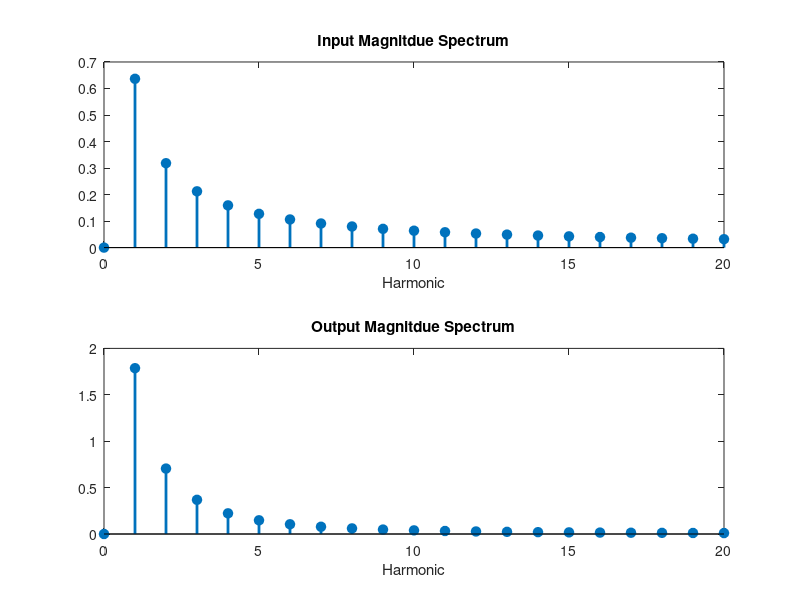

This figure's MATLAB source:
close all;

%% Fourier Series Coefficients [CHANGE ACCORDING TO YOUR v_i(t), v_o(t)]


% Coefficients as a matrix
% Input voltage
w0_in = pi;
a0_in = 0;
an_in = [0     0     0     0     0     0     0     0     0     0     0     0     0     0     0     0     0     0     0     0];
bn_in = [0.6366   -0.3183    0.2122   -0.1592    0.1273   -0.1061    0.0909   -0.0796    0.0707   -0.0637    0.0579   -0.0531    0.0490   -0.0455    0.0424   -0.0398    0.0374   -0.0354    0.0335   -0.0318];

% Output voltage
w0_out = pi;
a0_out = 0;
an_out = [1.5237    0.0035   -0.3620    0.1172    0.1105   -0.1041    0.0721   -0.0214    0.0242    0.0389    0.0191   -0.0264    0.0225   -0.0119   -0.0175   -0.0078    0.0048   -0.0113    0.0109   -0.0074];
bn_out = [-0.9336    0.7052    0.0683   -0.1893    0.0982   -0.0132   -0.0301    0.0564    0.0414   -0.0025    0.0261   -0.0069   -0.0059    0.0162   -0.0011    0.0133    0.0128   -0.0047   -0.0014    0.0066];

%% Frequency Spectrum plots [NO CHANGE NEEDED]

spectrum_in = [a0_in, an_in - bn_in*1j];
spectrum_out = [a0_out, an_out - bn_out*1j];

harmonic = 0:length(spectrum_in) - 1;
figure;

% Magnitude Spectrum
subplot(2, 1, 1);
stem(harmonic, abs(spectrum_in), 'fill', 'MarkerSize', 7, 'LineWidth', 2);
title('Input Magnitdue Spectrum');
xlabel('Harmonic');

% Phase Spectrum
subplot(2, 1, 2);
stem(harmonic, abs(spectrum_out), 'fill', 'MarkerSize', 7, 'LineWidth', 2);
title('Output Magnitdue Spectrum');
xlabel('Harmonic');